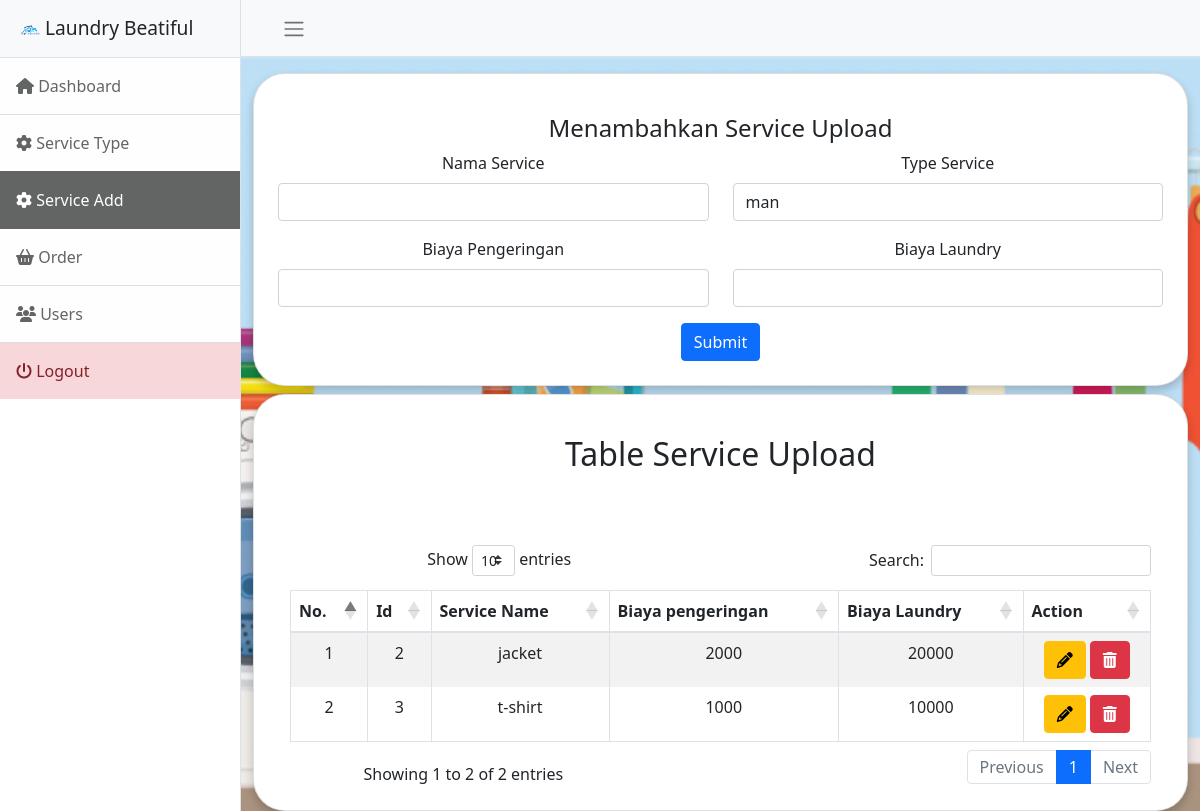
The page /admin/service_upload.php (signed in) on the database its author committed.
### tables this page shows
CREATE TABLE `service_upload` (
  `id_service_upload` bigint(11) NOT NULL,
  `service_name` varchar(50) NOT NULL,
  `id_service_type` int(11) NOT NULL,
  `dry_price` int(11) NOT NULL,
  `laundry_price` int(11) NOT NULL
);

### config/crud.php (called while the page is built, shortened)
<?php
function read($table, $column, $condition = null)
{
  $db = $GLOBALS['db'];
  $sql = "SELECT " . $column . " FROM " . $table;
  $read = $db->query($sql);
  if ($read->num_rows > 0) {
    return $read;
  } else {
    return false;
  }
}

### admin/service_upload.php (the view, shortened to what this page needs)
<?php
include('component/header.php');
include('component/navbar.php');
$table = 'service_upload';
$read = read($table, "*",);
?>
<div class="container-fluid pt-3" style="background-image: url('../images/laundry_image.png'); background-repeat: no-repeat; background-size: cover; background-position: center; background-color:deepskyblue;">
  <div class="card mb-2">
    <div class="card-body">
      <?php
      if (isset($_GET['id_update'])) {
        $read_update = read($table, "*", " WHERE id_service_upload='" . $_GET['id_update'] . "'");
        $row_update = $read_update->fetch_object();
      ?>
        <h4 class="card-title">Mengubah Service Upload</h4>
        <form method="POST">
          <div class="row">
            <div class="col">
              <div class="form-group">
                <label for="service_name">Nama Service</label>
                <input type="text" class="form-control" id="service_name" name="service_name" value="<?= $row_update->service_name ?>" required>
              </div>
            </div>
            <div class="col">
              <div class="form-group">
                <label for="id_service_type">Type Service</label>
                <select name="id_service_type" id="id_service_type" class="form-control">
                  <?php $read_type = read("service_type", "*");
                  if ($read_type) {
                    while ($row = $read_type->fetch_object()) {
                      $selected = '';
                      if ($row_update->id_service_type == $row->id_service_type) {
                        $selected = 'selected';
                      }
                      echo "<option value='" . $row->id_service_type . "'" . $selected . ">" . $row->service_type . "</option>";
                    }
                  }
                  ?>
                </select>
              </div>
            </div>
          </div>
          <div class="row">
            <div class="col">
              <div class="form-group">
                <label for="dry_price">Biaya Pengeringan</label>
                <input type="text" class="form-control" id="dry_price" name="dry_price" value="<?= $row_update->dry_price ?>" required>
              </div>
            </div>
            <div class="col">
              <div class="form-group">
                <label for="laundry_price">Biaya Laundry</label>
                <input type="text" class="form-control" id="laundry_price" name="laundry_price" value="<?= $row_update->laundry_price ?>" required>
              </div>
            </div>
          </div>
          <button type="submit" class="btn btn-primary" name="update">Submit</button>
        </form>
      <?php
      } else { ?>
        <h4 class="card-title">Menambahkan Service Upload</h4>
        <form method="POST">
          <div class="row">
            <div class="col">
              <div class="form-group">
                <label for="service_name">Nama Service</label>
                <input type="text" class="form-control" id="service_name" name="service_name" required>
              </div>
            </div>
            <div class="col">
              <div class="form-group">
                <label for="id_service_type">Type Service</label>
                <select name="id_service_type" id="id_service_type" class="form-control">
                  <?php $read_type = read("service_type", "*");
                  if ($read_type) {
                    while ($row = $read_type->fetch_object()) {
                      echo "<option value=" . $row->id_service_type . ">" . $row->service_type . "</option>";
                    }
                  }
                  ?>
                </select>
              </div>
            </div>
          </div>
          <div class="row">
            <div class="col">
              <div class="form-group">
                <label for="dry_price">Biaya Pengeringan</label>
                <input type="text" class="form-control" id="dry_price" name="dry_price" required>
              </div>
            </div>
            <div class="col">
              <div class="form-group">
                <label for="laundry_price">Biaya Laundry</label>
                <input type="text" class="form-control" id="laundry_price" name="laundry_price" required>
              </div>
            </div>
          </div>
          <button type="submit" class="btn btn-primary" name="submit">Submit</button>
        </form>
      <?php } ?>
    </div>
  </div>
  <div class="card">
    <div class="card-body">
      <section class="ftco-section">
        <div class="container">
          <div class="row justify-content-center">
            <div class="col-md-6 text-center mb-5">
              <h2 class="heading-section">Table Service Upload</h2>
            </div>
          </div>
          <div class="row">
            <div class="col-md-12">
              <div class="table-wrap table-responsive">
                <table table id="tables" class="table table-striped table-bordered" style="width:100%">
                  <thead>
                    <tr>
                      <th>No.</th>
                      <th>Id</th>
                      <th>Service Name</th>
                      <th>Biaya pengeringan</th>
                      <th>Biaya Laundry</th>
                      <th>Action</th>
                    </tr>
                  </thead>
                  <tbody>
                    <?php
                    if ($read) {
                      $count = '1';
                      while ($row = $read->fetch_object()) {
                        echo "<tr><td>" . $count++ . "</td>";
                        echo '<td>' . $row->id_service_upload . '</td>';
                        echo "<td>" . $row->service_name . "</td>";
                        echo "<td>" . $row->dry_price . "</td>";
                        echo "<td>" . $row->laundry_price . "</td>";
                        echo  "<td><a href='?id_update=" . $row->id_service_upload .
                          "' class='btn btn-warning'><i class='fa fa-pencil' aria-hidden='true'></i></a> <button type='button' class='btn btn-danger' data-toggle='modal' data-target='#delete" . $count . "'><i class='fa fa-trash'></i></button></td></tr>";
                      }
                    }
                    ?>
                  </tbody>
                </table>
              </div>
            </div>
          </div>
        </div>
      </section>
    </div>
  </div>
</div>
<?php
include('component/footer.php');
?>

### admin/component/header.php (style rules this page uses)
.card { padding: 1.5em .5em .5em; border-radius: 2em; text-align: center; box-shadow: 0 5px 10px rgba(0, 0, 0, .2); }

### rows shown on the page
service_upload: id_service_upload "2", service_name "jacket", dry_price "2000", laundry_price "20000"
service_upload: id_service_upload "3", service_name "t-shirt", dry_price "1000", laundry_price "10000"

### other values the page prints
form field id_service_type "man"
